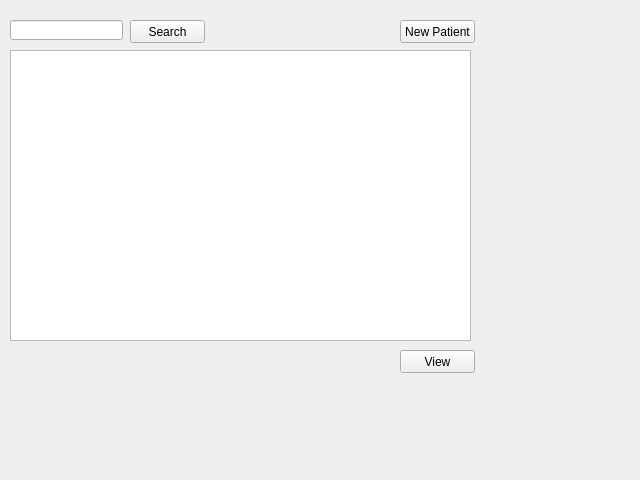
<?xml version="1.0" encoding="UTF-8"?>
<ui version="4.0">
 <class>Form</class>
 <widget class="QWidget" name="Form">
  <property name="geometry">
   <rect>
    <x>0</x>
    <y>0</y>
    <width>640</width>
    <height>480</height>
   </rect>
  </property>
  <property name="windowTitle">
   <string>Form</string>
  </property>
  <widget class="QLineEdit" name="lineEdit_search">
   <property name="geometry">
    <rect>
     <x>10</x>
     <y>20</y>
     <width>113</width>
     <height>20</height>
    </rect>
   </property>
  </widget>
  <widget class="QPushButton" name="b_search">
   <property name="geometry">
    <rect>
     <x>130</x>
     <y>20</y>
     <width>75</width>
     <height>23</height>
    </rect>
   </property>
   <property name="text">
    <string>Search</string>
   </property>
  </widget>
  <widget class="QTableView" name="tableView">
   <property name="geometry">
    <rect>
     <x>10</x>
     <y>50</y>
     <width>461</width>
     <height>291</height>
    </rect>
   </property>
  </widget>
  <widget class="QPushButton" name="b_newPatient">
   <property name="geometry">
    <rect>
     <x>400</x>
     <y>20</y>
     <width>75</width>
     <height>23</height>
    </rect>
   </property>
   <property name="text">
    <string>New Patient</string>
   </property>
  </widget>
  <widget class="QPushButton" name="b_view">
   <property name="geometry">
    <rect>
     <x>400</x>
     <y>350</y>
     <width>75</width>
     <height>23</height>
    </rect>
   </property>
   <property name="text">
    <string>View</string>
   </property>
  </widget>
 </widget>
 <resources/>
 <connections/>
</ui>
